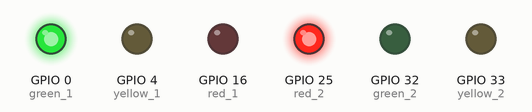
This sketch was run on a simulated ESP32. On the bench: output pins drawn as LEDs (lit = HIGH).

Above: at 5.0 s.
At 13.0 s:
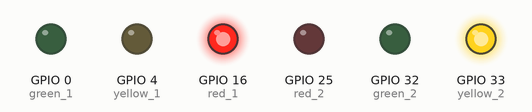
At 19.0 s:
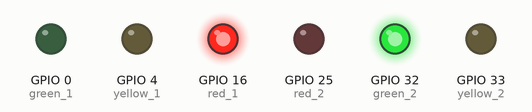
At 27.0 s:
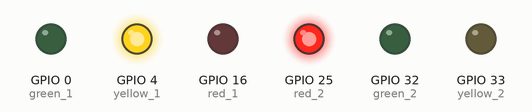
Timing chart, 0 to 36.4 s (numbered marks = the images above):
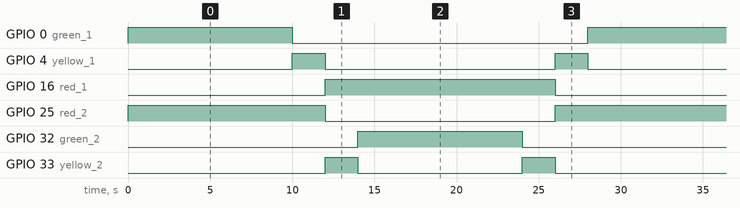

The sketch:

P5.ino
```cpp
#include <stdint.h>

// Definir pine
uint8_t red_1 = 16, yellow_1 = 4, green_1 = 0;  // Semáforo 1
uint8_t red_2 = 25, yellow_2 = 33, green_2 = 32;  // Semáforo 2

// Variables de tiempo
uint64_t tiempo_cambio = 0;
uint64_t intervalo_verde = 10000;  // 10 seg en verde
uint64_t intervalo_amarillo = 2000; // 2 seg en amarillo
uint8_t estado = 0; //secuencia de semáforos

void setup() {
   //Configurar pines


  Serial.begin(9600);
  pinMode(red_1, OUTPUT);
  pinMode(yellow_1, OUTPUT);
  pinMode(green_1, OUTPUT);
  pinMode(red_2, OUTPUT);
  pinMode(yellow_2, OUTPUT);
  pinMode(green_2, OUTPUT);

  //Inicializar semáforos
  digitalWrite(red_1, LOW);
  digitalWrite(yellow_1, LOW);
  digitalWrite(green_1, HIGH);

  digitalWrite(red_2, HIGH);
  digitalWrite(yellow_2, LOW);
  digitalWrite(green_2, LOW);

  tiempo_cambio = millis();
}

void loop() {
  uint64_t tiempo_actual = millis();

  switch (estado) {
    case 0: //Semáforo 1 en verde - semáforo 2 en rojo
      if (tiempo_actual - tiempo_cambio >= intervalo_verde) {
        digitalWrite(green_1, LOW);
        digitalWrite(yellow_1, HIGH);
        estado = 1;
        tiempo_cambio = millis();
      }
      break;

    case 1: //Semáforo 1 en amarillo
      if (tiempo_actual - tiempo_cambio >= intervalo_amarillo) {
        digitalWrite(yellow_1, LOW);
        digitalWrite(red_1, HIGH);
        digitalWrite(red_2, LOW);
        digitalWrite(yellow_2, HIGH);
        estado = 2;
        tiempo_cambio = millis();
      }
      break;

    case 2: //Semáforo 2 en amarillo
      if (tiempo_actual - tiempo_cambio >= intervalo_amarillo) {
        digitalWrite(yellow_2, LOW);
        digitalWrite(green_2, HIGH);
        estado = 3;
        tiempo_cambio = millis();
      }
      break;

    case 3: //Semáforo 2 en verde - semáforo 1 en rojo
      if (tiempo_actual - tiempo_cambio >= intervalo_verde) {
        digitalWrite(green_2, LOW);
        digitalWrite(yellow_2, HIGH);
        estado = 4;
        tiempo_cambio = millis();
      }
      break;

    case 4: //Semáforo 2 en amarillo
      if (tiempo_actual - tiempo_cambio >= intervalo_amarillo) {
        digitalWrite(yellow_2, LOW);
        digitalWrite(red_2, HIGH);
        digitalWrite(red_1, LOW);
        digitalWrite(yellow_1, HIGH);
        estado = 5;
        tiempo_cambio = millis();
      }
      break;

    case 5: //Semáforo 1 en amarillo
      if (tiempo_actual - tiempo_cambio >= intervalo_amarillo) {
        digitalWrite(yellow_1, LOW);
        digitalWrite(green_1, HIGH);
        estado = 0;
        tiempo_cambio = millis();
      }
      break;
  }
}
```

Measured:
- by itself, GPIO 0 (green_1), GPIO 32 (green_2): alternates HIGH for 10.0 s and LOW for 18.0 s
- by itself, GPIO 4 (yellow_1): repeats every 28.0 s: LOW 14.0 s, HIGH 2.0 s, LOW 10.0 s, HIGH 2.0 s
- by itself, GPIO 16 (red_1), GPIO 25 (red_2): alternates HIGH for 14.0 s and LOW for 14.0 s
- by itself, GPIO 33 (yellow_2): repeats every 28.0 s: LOW 10.0 s, HIGH 2.0 s, LOW 14.0 s, HIGH 2.0 s
